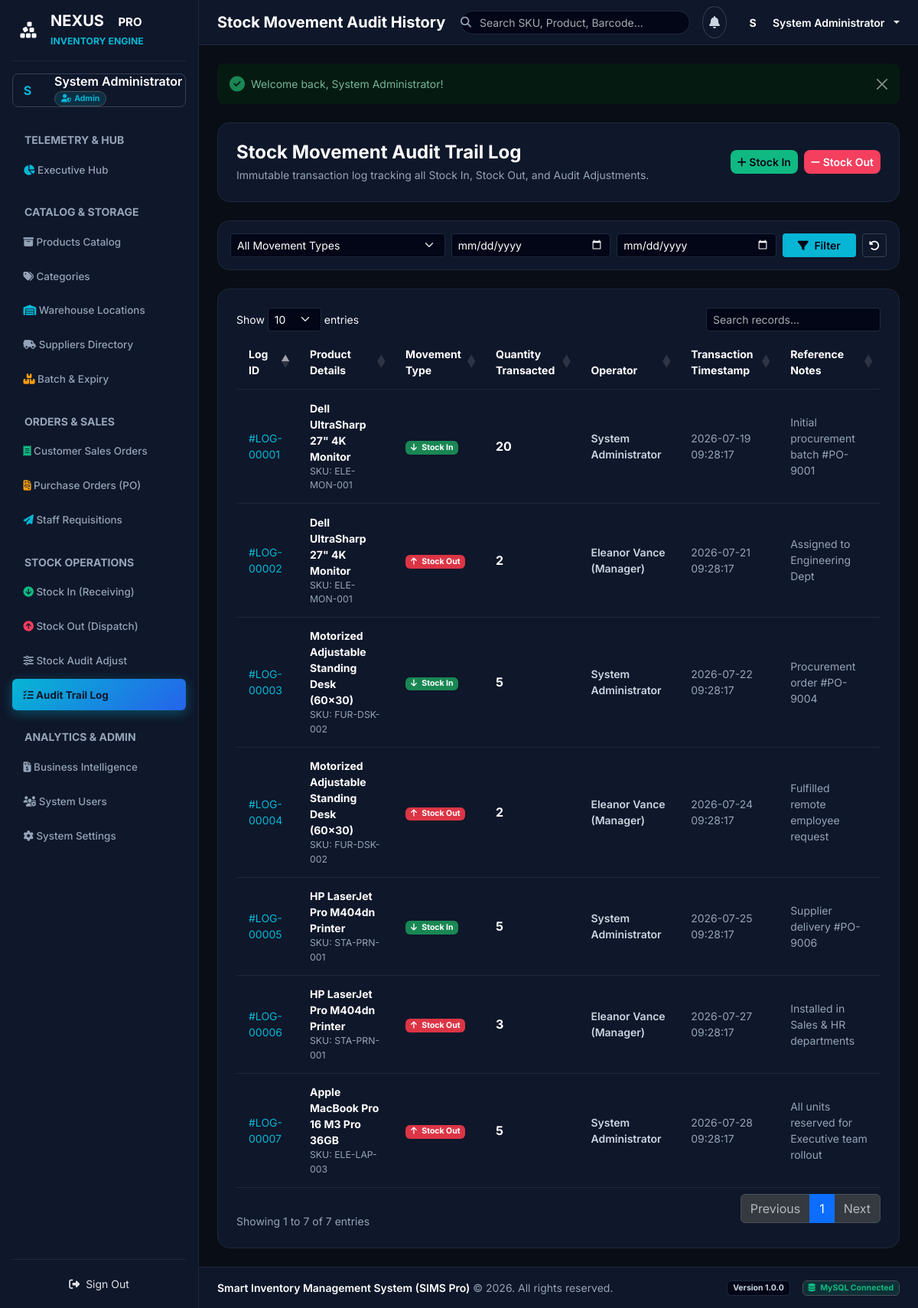
Screenshot of /movements (signed in) with the database file from the repository.
### tables this page shows
CREATE TABLE IF NOT EXISTS `stock_movements` (
    `movement_id` INT AUTO_INCREMENT PRIMARY KEY,
    `product_id` INT NOT NULL,
    `movement_type` ENUM('Stock In', 'Stock Out', 'Adjustment') NOT NULL,
    `quantity` INT NOT NULL,
    `reference_note` VARCHAR(255) NULL,
    `user_id` INT NOT NULL,
    `created_at` DATETIME DEFAULT CURRENT_TIMESTAMP,
    FOREIGN KEY (`product_id`) REFERENCES `products`(`product_id`) ON DELETE CASCADE ON UPDATE CASCADE,
    FOREIGN KEY (`user_id`) REFERENCES `users`(`user_id`) ON DELETE CASCADE ON UPDATE CASCADE
);

CREATE TABLE IF NOT EXISTS `products` (
    `product_id` INT AUTO_INCREMENT PRIMARY KEY,
    `product_name` VARCHAR(150) NOT NULL,
    `sku` VARCHAR(50) NOT NULL UNIQUE,
    `barcode` VARCHAR(50) NULL UNIQUE,
    `description` TEXT NULL,
    `category_id` INT NOT NULL,
    `supplier_id` INT NOT NULL,
    `unit_price` DECIMAL(10,2) NOT NULL DEFAULT 0.00,
    `selling_price` DECIMAL(10,2) NOT NULL DEFAULT 0.00,
    `quantity` INT NOT NULL DEFAULT 0,
    `min_stock_level` INT NOT NULL DEFAULT 5,
    `image` VARCHAR(255) NULL,
    `created_at` DATETIME DEFAULT CURRENT_TIMESTAMP,
    FOREIGN KEY (`category_id`) REFERENCES `categories`(`category_id`) ON DELETE CASCADE ON UPDATE CASCADE,
    FOREIGN KEY (`supplier_id`) REFERENCES `suppliers`(`supplier_id`) ON DELETE CASCADE ON UPDATE CASCADE
);

CREATE TABLE IF NOT EXISTS `users` (
    `user_id` INT AUTO_INCREMENT PRIMARY KEY,
    `name` VARCHAR(100) NOT NULL,
    `email` VARCHAR(100) NOT NULL UNIQUE,
    `password` VARCHAR(255) NOT NULL,
    `role_id` INT NOT NULL,
    `created_at` DATETIME DEFAULT CURRENT_TIMESTAMP,
    FOREIGN KEY (`role_id`) REFERENCES `roles`(`role_id`) ON DELETE RESTRICT ON UPDATE CASCADE
);

### app/Views/movements/index.php (the view, shortened to what the rows shown need)
<div class="container-fluid px-0">
    <div class="card border-0 rounded-4 bg-slate-900 p-4">
        <div class="table-responsive">
            <table class="table align-middle mb-0 fs-7" id="movementsDataTable">
                <thead>
                    <tr class="text-slate-400">
                        <th>Log ID</th>
                        <th>Product Details</th>
                        <th>Movement Type</th>
                        <th>Quantity Transacted</th>
                        <th>Operator</th>
                        <th>Transaction Timestamp</th>
                        <th>Reference Notes</th>
                    </tr>
                </thead>
                <tbody>
                    <?php foreach ($movements as $m): ?>
                        <tr>
                            <td class="fw-mono text-cyan fs-8">#LOG-<?= str_pad($m->movement_id, 5, '0', STR_PAD_LEFT) ?></td>
                            <td>
                                <a href="/products/show?id=<?= $m->product_id ?>" class="fw-bold text-white text-decoration-none">
                                    <?= htmlspecialchars($m->product_name) ?>
                                </a>
                                <small class="text-slate-400 font-mono d-block fs-8">SKU: <?= htmlspecialchars($m->sku) ?></small>
                            </td>
                            <td><?= $m->getTypeBadgeHtml() ?></td>
                            <td class="fw-bold text-white fs-6"><?= $m->quantity ?></td>
                            <td class="fw-semibold text-slate-300"><?= htmlspecialchars($m->user_name) ?></td>
                            <td class="text-slate-400 fs-8"><?= date('Y-m-d H:i:s', strtotime($m->created_at)) ?></td>
                            <td class="text-slate-400 fs-8"><?= htmlspecialchars($m->reference_note ?? 'N/A') ?></td>
                        </tr>
                    <?php endforeach; ?>
                </tbody>
            </table>
        </div>
    </div>
</div>

### app/Models/StockMovement.php (shortened to what the rows shown need)
<?php
class StockMovement {
    public string $movement_type = 'Stock In';
    public function __construct(array $data = []) {
        if (!empty($data)) {
            $this->movement_id = isset($data['movement_id']) ? (int)$data['movement_id'] : null;
            $this->product_id = isset($data['product_id']) ? (int)$data['product_id'] : 0;
            $this->movement_type = $data['movement_type'] ?? 'Stock In';
            $this->quantity = isset($data['quantity']) ? (int)$data['quantity'] : 0;
            $this->reference_note = $data['reference_note'] ?? null;
            $this->product_name = $data['product_name'] ?? null;
            $this->sku = $data['sku'] ?? null;
            $this->user_name = $data['user_name'] ?? null;
            $this->created_at = $data['created_at'] ?? null;
        }
    }
    public function getTypeBadgeHtml(): string {
        switch ($this->movement_type) {
            case 'Stock In':
                return '<span class="badge bg-success"><i class="fas fa-arrow-down me-1"></i> Stock In</span>';
            case 'Stock Out':
                return '<span class="badge bg-danger"><i class="fas fa-arrow-up me-1"></i> Stock Out</span>';
        }
    }
}

### rows the page displays
stock_movements: movement_id "00007", product.product_name "Apple MacBook Pro 16 M3 Pro 36GB", product.sku "ELE-LAP-003", movement_type "Stock Out" (drawn), quantity "5", user.name "System Administrator", created_at "2026-07-28 09:28:17", reference_note "All units reserved for Executive team rollout"
stock_movements: movement_id "00006", product.product_name "HP LaserJet Pro M404dn Printer", product.sku "STA-PRN-001", movement_type "Stock Out" (drawn), quantity "3", user.name "Eleanor Vance (Manager)", created_at "2026-07-27 09:28:17", reference_note "Installed in Sales & HR departments"
stock_movements: movement_id "00005", product.product_name "HP LaserJet Pro M404dn Printer", product.sku "STA-PRN-001", movement_type "Stock In" (drawn), quantity "5", user.name "System Administrator", created_at "2026-07-25 09:28:17", reference_note "Supplier delivery #PO-9006"
stock_movements: movement_id "00004", product.product_name "Motorized Adjustable Standing Desk (60x30)", product.sku "FUR-DSK-002", movement_type "Stock Out" (drawn), quantity "2", user.name "Eleanor Vance (Manager)", created_at "2026-07-24 09:28:17", reference_note "Fulfilled remote employee request"
stock_movements: movement_id "00003", product.product_name "Motorized Adjustable Standing Desk (60x30)", product.sku "FUR-DSK-002", movement_type "Stock In" (drawn), quantity "5", user.name "System Administrator", created_at "2026-07-22 09:28:17", reference_note "Procurement order #PO-9004"
stock_movements: movement_id "00002", product.product_name "Dell UltraSharp 27\" 4K Monitor", product.sku "ELE-MON-001", movement_type "Stock Out" (drawn), quantity "2", user.name "Eleanor Vance (Manager)", created_at "2026-07-21 09:28:17", reference_note "Assigned to Engineering Dept"
stock_movements: movement_id "00001", product.product_name "Dell UltraSharp 27\" 4K Monitor", product.sku "ELE-MON-001", movement_type "Stock In" (drawn), quantity "20", user.name "System Administrator", created_at "2026-07-19 09:28:17", reference_note "Initial procurement batch #PO-9001"

### other values shown
substr($userName, 0, 1) "S"
$userName "System Administrator"
$userRole "Admin"
$pageTitle "Stock Movement Audit History"
substr($_SESSION['user']['name'] ?? 'U', 0, 1) "S"
$_SESSION['user']['name'] "System Administrator"
$flash['value'] "Welcome back, System Administrator!"
